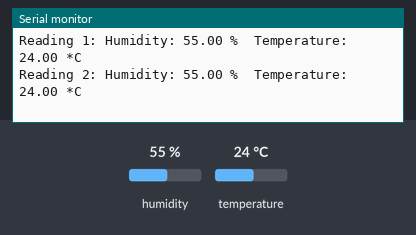
The sketch below on a simulated Arduino Uno, built with avr-gcc and run on an emulated ATmega328P. Shown: the last lines printed to the serial monitor. The test bench sets the inputs (shaded band); at power-on: humidity 55 %, temperature 24 °C.

Above: at 4.8 s.
4.9 s: humidity set to 22 %
At 6.4 s:
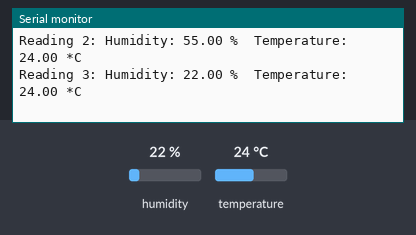
7.9 s: temperature set to 12 °C
At 8.9 s:
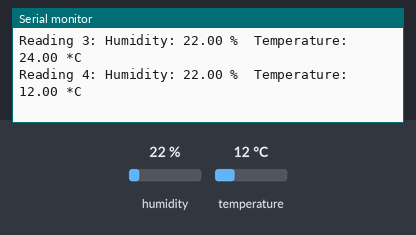
10.9 s: humidity set to 40 %
At 12.5 s:
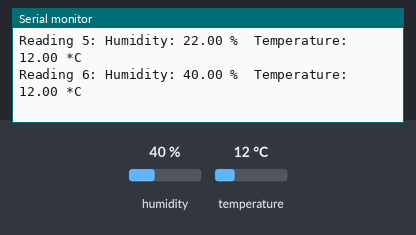
Timing chart, 0 to 14.0 s (numbered marks = the images above; inputs shaded):
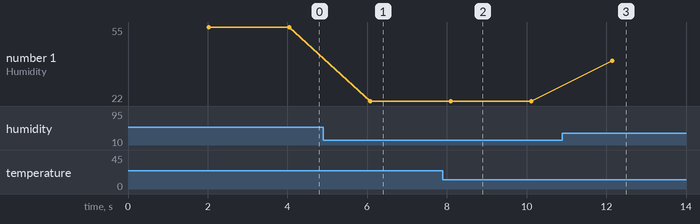

The sketch:

DHT11_Interface.ino
```cpp
// #include "DHT.h"

// #define DHTPIN 2        // Digital pin connected to DHT11
// #define DHTTYPE DHT11   // DHT 11

// DHT dht(DHTPIN, DHTTYPE);

// void setup() {
//   Serial.begin(9600);
//   dht.begin();
// }

// void loop() {
//   delay(2000);  // DHT11 has 1Hz sampling rate

//   float humidity = dht.readHumidity();
//   float temperature = dht.readTemperature(); // Celsius by default

//   if (isnan(humidity) || isnan(temperature)) {
//     Serial.println("Failed to read from DHT11!");
//     return;
//   }

//   Serial.print("Humidity: ");
//   Serial.print(humidity);
//   Serial.print(" %\t");
//   Serial.print("Temperature: ");
//   Serial.print(temperature);
//   Serial.println(" *C");
// }


#include "DHT.h"

#define DHTPIN 2        // Digital pin connected to DHT11
#define DHTTYPE DHT11   // DHT 11

DHT dht(DHTPIN, DHTTYPE);

//  Declare reading number globally so it retains its value across loop() calls
uint32_t reading_num = 0;

void setup() {
  Serial.begin(9600);
  dht.begin();
}

void loop() {
  delay(2000); // DHT11 has 1Hz max sampling rate

  reading_num++;  //  Increment reading number

  float humidity = dht.readHumidity();
  float temperature = dht.readTemperature();

  if (isnan(humidity) || isnan(temperature)) {
    Serial.print("Reading ");
    Serial.print(reading_num);
    Serial.println(": Failed to read from DHT11!");
    return;
  }

  //  Print reading number along with sensor values
  Serial.print("Reading ");
  Serial.print(reading_num);
  Serial.print(": Humidity: ");
  Serial.print(humidity);
  Serial.print(" %\tTemperature: ");
  Serial.print(temperature);
  Serial.println(" *C");
}
```

Measured:
- after the input at 4.9 s, the serial monitor: prints a new line after 1.2 s (image 1)
- after the input at 7.9 s, the serial monitor: prints a new line after 0.20 s (image 2)
- after the input at 10.9 s, the serial monitor: prints a new line after 1.2 s (image 3)
- plotted number 1: 55 → 22 after the input at 4.9 s, 22 → 40 after the input at 10.9 s
